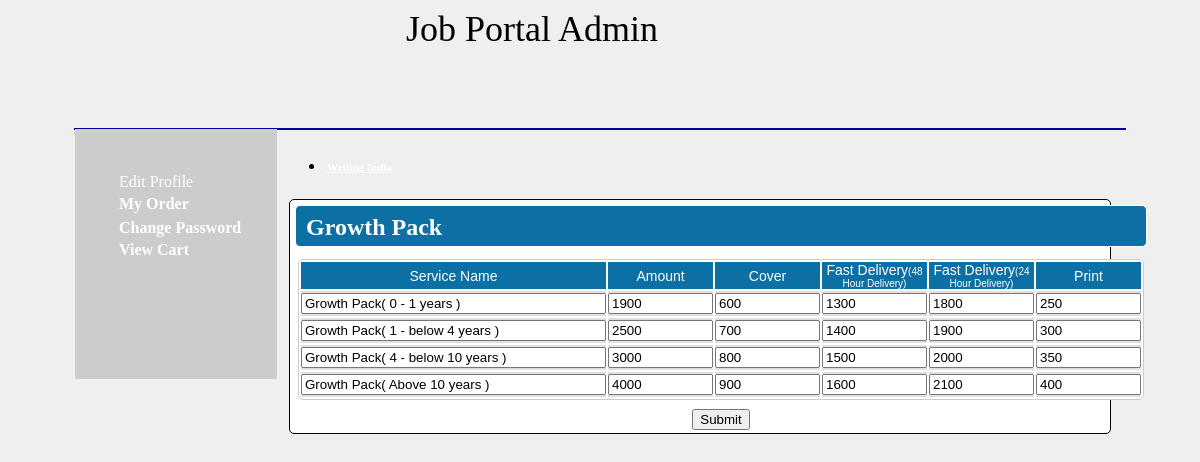
The app's page /groth_pack.php with its own data.
### tables this page shows
CREATE TABLE IF NOT EXISTS `groth_pack` (
  `exp_id` int(100) NOT NULL,
  `ser_code` varchar(50) NOT NULL,
  `amount` int(100) NOT NULL,
  `cover` int(100) NOT NULL,
  `fd1` int(100) NOT NULL,
  `fd2` int(100) NOT NULL,
  `print` int(100) NOT NULL,
  `service_name` varchar(50) NOT NULL
);

### groth_pack.php (the view, shortened to what this page needs)
<!DOCTYPE html PUBLIC "-//W3C//DTD XHTML 1.0 Transitional//EN" "http://www.w3.org/TR/xhtml1/DTD/xhtml1-transitional.dtd">
<html xmlns="http://www.w3.org/1999/xhtml">
<head>
<link rel="stylesheet" href="style.css" type="text/css" />
</head>
<body style="background-color:#EFEFEF;">
<?php include('header.php');?>
      <div style="width:1050px; height:auto; margin:auto;border:#000099 1px solid;">
<div ><?php include('left.php'); ?></div>
<div style="width:840px; height:auto; float:left; margin:auto; ">
<?php include("price_menu.php"); ?>
<form name='frm1' method='post'>
<div style="width:820px;background-color:#FFFFFF;border:1px #000000 solid;float:left;margin-left:12px;margin-top:10px;border-radius:5px;">
	<table><tr><td>
			<div style="height:40px;background-color:#0C70A4;border:1px #ffffff solid;float:center;border-radius:5px;margin-left:2px;margin-right:2px;margin-top:2px;margin-bottom:0px;">
				<div style="margin-top:8px;margin-bottom:10px;margin-left:10px;color:#FFFFFF"><font size='5'><b>Growth Pack</b></font></div>
			</div></td></tr>
			<tr>
		<td>
		<?php
			$rwi = array();
			$query="select * from groth_pack";
			$result=mysql_query($query);
			while($data=mysql_fetch_array($result))
			{
				$rwi[]=$data;
			}
		?>
	<div style="background-color:#FFFFFF;border:0px #000000 solid;float:left;border-radius:5px;margin-left:5px;margin-right:5px;margin-top:8px;margin-bottom:5px;">
	<table width="805px" border="0" style="border:1px solid #ccc; border-radius:5px;" cellpadding="0" cellspacing="2">
	<tr height="25" style="color:#FFFFFF; text-align:center; font-family:Arial, Helvetica, sans-serif; font-size:14px;">
	<td width="18%" style="background-color:#0C70A4;">Service Name</td>
	<td width="15%" style="background-color:#0C70A4;">Amount</td>
	<td width="15%" style="background-color:#0C70A4;">Cover</td>
	<td width="15%" style="background-color:#0C70A4;">Fast Delivery<font size='1'>(48 Hour Delivery)</font></td>
	<td width="15%" style="background-color:#0C70A4;">Fast Delivery<font size='1'>(24 Hour Delivery)</font></td>
	<td width="15%" style="background-color:#0C70A4;">Print</td>
	</tr>
	<?php $i=1; foreach($rwi as $r) {   ?>
		<tr height="25" style="color:#000000; text-align:center; font-family:Arial, Helvetica, sans-serif; font-size:14px;">
		<td width="18%" style="background-color:#E0E0E0;"><input type='text' size='35' readonly="readonly" value="<?php echo"$r[7]"; ?>"</td>
		<td width="15%" style="background-color:#E0E0E0;"><input type='text' name='a<?php echo $i; ?>'  size='10' value="<?php echo"$r[2]"; ?>"</td>
		<td width="15%" style="background-color:#E0E0E0;"><input type='text' name='b<?php echo $i; ?>'  size='10' value="<?php echo"$r[3]"; ?>"</td>
		<td width="15%" style="background-color:#E0E0E0;"><input type='text' name='c<?php echo $i; ?>'  size='10' value="<?php echo"$r[4]"; ?>"</td>
		<td width="15%" style="background-color:#E0E0E0;"><input type='text' name='d<?php echo $i; ?>'  size='10' value="<?php echo"$r[5]"; ?>"</td>
		<td width="15%" style="background-color:#E0E0E0;"><input type='text' name='e<?php echo $i; ?>'  size='10' value="<?php echo"$r[6]"; ?>"</td>
	</tr>
<?php
$i++;	}
?>
</table>
</td></tr>
<tr><td colspan='6' align='center'><input type='submit' name='submit'></td></tr></table>
</div>
</div>
</div>
</body>
</html>

### records on screen
groth_pack: service_name "Growth Pack( 0 - 1 years )", a1 "1900", b1 "600", c1 "1300", d1 "1800", print "250"
groth_pack: service_name "Growth Pack( 1 - below 4 years )", a2 "2500", cover "700", fd1 "1400", d2 "1900", print "300"
groth_pack: service_name "Growth Pack( 4 - below 10 years )", a3 "3000", cover "800", fd1 "1500", fd2 "2000", print "350"
groth_pack: service_name "Growth Pack( Above 10 years )", amount "4000", cover "900", fd1 "1600", fd2 "2100", print "400"
